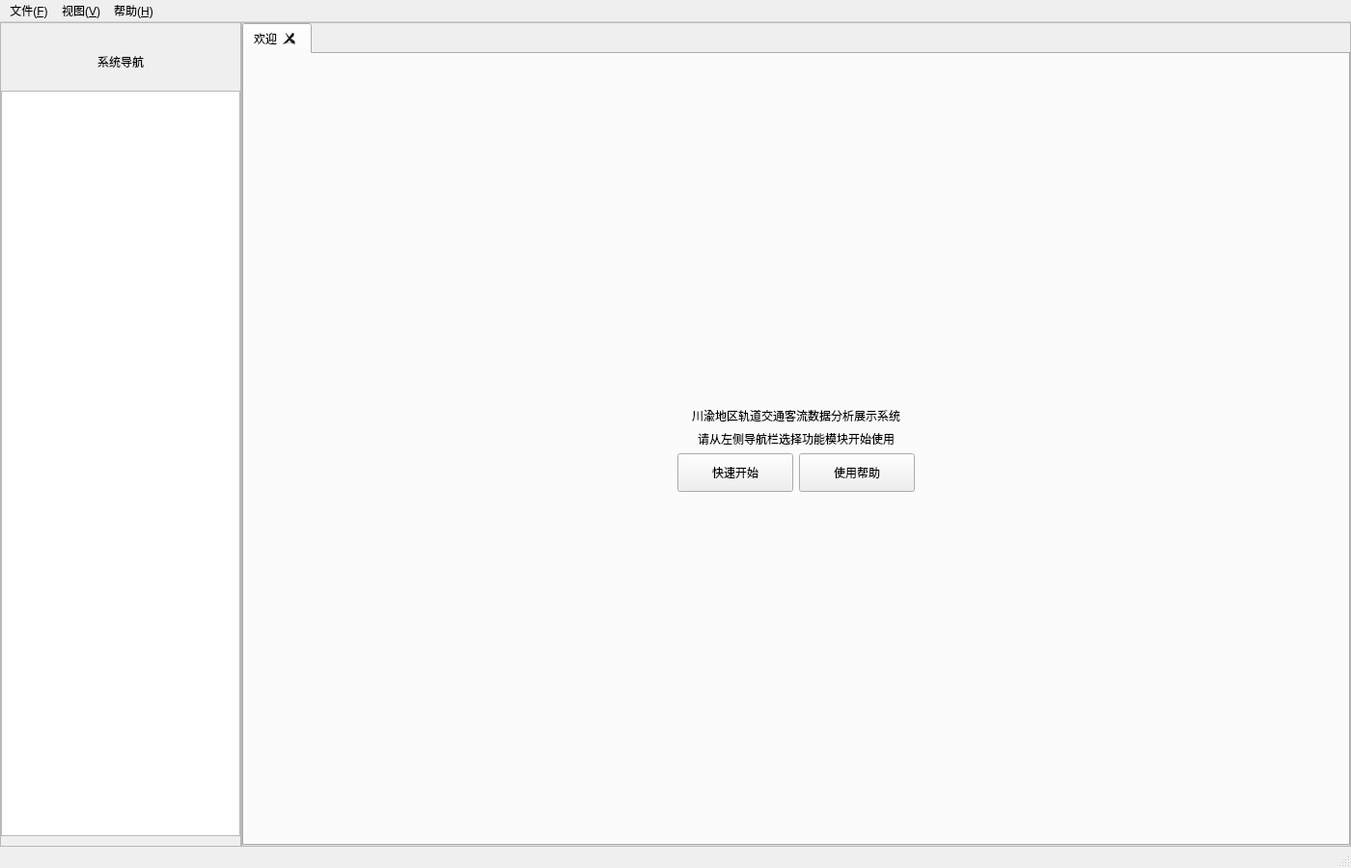
<?xml version="1.0" encoding="UTF-8"?>
<ui version="4.0">
 <class>MainWindow</class>
 <widget class="QMainWindow" name="MainWindow">
  <property name="geometry">
   <rect>
    <x>0</x>
    <y>0</y>
    <width>1400</width>
    <height>900</height>
   </rect>
  </property>
  <property name="windowTitle">
   <string>川渝地区轨道交通客流数据分析展示系统</string>
  </property>
  <widget class="QWidget" name="centralwidget">
   <layout class="QHBoxLayout" name="horizontalLayout">
    <property name="spacing">
     <number>0</number>
    </property>
    <property name="leftMargin">
     <number>0</number>
    </property>
    <property name="topMargin">
     <number>0</number>
    </property>
    <property name="rightMargin">
     <number>0</number>
    </property>
    <property name="bottomMargin">
     <number>0</number>
    </property>
    <item>
     <widget class="QFrame" name="leftFrame">
      <property name="minimumSize">
       <size>
        <width>250</width>
        <height>0</height>
       </size>
      </property>
      <property name="maximumSize">
       <size>
        <width>250</width>
        <height>16777215</height>
       </size>
      </property>
      <property name="frameShape">
       <enum>QFrame::StyledPanel</enum>
      </property>
      <property name="frameShadow">
       <enum>QFrame::Raised</enum>
      </property>
      <layout class="QVBoxLayout" name="leftVerticalLayout">
       <property name="spacing">
        <number>0</number>
       </property>
       <property name="leftMargin">
        <number>0</number>
       </property>
       <property name="topMargin">
        <number>10</number>
       </property>
       <property name="rightMargin">
        <number>0</number>
       </property>
       <property name="bottomMargin">
        <number>10</number>
       </property>
       <item>
        <widget class="QLabel" name="logoLabel">
         <property name="minimumSize">
          <size>
           <width>0</width>
           <height>60</height>
          </size>
         </property>
         <property name="text">
          <string>系统导航</string>
         </property>
         <property name="alignment">
          <set>Qt::AlignCenter</set>
         </property>
        </widget>
       </item>
       <item>
        <widget class="QTreeWidget" name="navigationTree">
         <property name="headerHidden">
          <bool>true</bool>
         </property>
         <property name="rootIsDecorated">
          <bool>true</bool>
         </property>
         <column>
          <property name="text">
           <string>功能模块</string>
          </property>
         </column>
        </widget>
       </item>
      </layout>
     </widget>
    </item>
    <item>
     <widget class="QFrame" name="rightFrame">
      <property name="frameShape">
       <enum>QFrame::StyledPanel</enum>
      </property>
      <property name="frameShadow">
       <enum>QFrame::Raised</enum>
      </property>
      <layout class="QVBoxLayout" name="rightVerticalLayout">
       <property name="spacing">
        <number>0</number>
       </property>
       <property name="leftMargin">
        <number>0</number>
       </property>
       <property name="topMargin">
        <number>0</number>
       </property>
       <property name="rightMargin">
        <number>0</number>
       </property>
       <property name="bottomMargin">
        <number>0</number>
       </property>
       <item>
        <widget class="QTabWidget" name="workTabWidget">
         <property name="tabPosition">
          <enum>QTabWidget::North</enum>
         </property>
         <property name="tabsClosable">
          <bool>true</bool>
         </property>
         <property name="movable">
          <bool>true</bool>
         </property>
         <widget class="QWidget" name="welcomeTab">
          <attribute name="title">
           <string>欢迎</string>
          </attribute>
          <layout class="QVBoxLayout" name="welcomeLayout">
           <item>
            <spacer name="welcomeTopSpacer">
             <property name="orientation">
              <enum>Qt::Vertical</enum>
             </property>
             <property name="sizeHint" stdset="0">
              <size>
               <width>20</width>
               <height>40</height>
              </size>
             </property>
            </spacer>
           </item>
           <item>
            <widget class="QLabel" name="welcomeTitle">
             <property name="text">
              <string>川渝地区轨道交通客流数据分析展示系统</string>
             </property>
             <property name="alignment">
              <set>Qt::AlignCenter</set>
             </property>
            </widget>
           </item>
           <item>
            <widget class="QLabel" name="welcomeSubTitle">
             <property name="text">
              <string>请从左侧导航栏选择功能模块开始使用</string>
             </property>
             <property name="alignment">
              <set>Qt::AlignCenter</set>
             </property>
            </widget>
           </item>
           <item>
            <layout class="QHBoxLayout" name="welcomeButtonLayout">
             <item>
              <spacer name="welcomeLeftSpacer">
               <property name="orientation">
                <enum>Qt::Horizontal</enum>
               </property>
               <property name="sizeHint" stdset="0">
                <size>
                 <width>40</width>
                 <height>20</height>
                </size>
               </property>
              </spacer>
             </item>
             <item>
              <widget class="QPushButton" name="quickStartButton">
               <property name="minimumSize">
                <size>
                 <width>120</width>
                 <height>40</height>
                </size>
               </property>
               <property name="text">
                <string>快速开始</string>
               </property>
              </widget>
             </item>
             <item>
              <widget class="QPushButton" name="helpButton">
               <property name="minimumSize">
                <size>
                 <width>120</width>
                 <height>40</height>
                </size>
               </property>
               <property name="text">
                <string>使用帮助</string>
               </property>
              </widget>
             </item>
             <item>
              <spacer name="welcomeRightSpacer">
               <property name="orientation">
                <enum>Qt::Horizontal</enum>
               </property>
               <property name="sizeHint" stdset="0">
                <size>
                 <width>40</width>
                 <height>20</height>
                </size>
               </property>
              </spacer>
             </item>
            </layout>
           </item>
           <item>
            <spacer name="welcomeBottomSpacer">
             <property name="orientation">
              <enum>Qt::Vertical</enum>
             </property>
             <property name="sizeHint" stdset="0">
              <size>
               <width>20</width>
               <height>40</height>
              </size>
             </property>
            </spacer>
           </item>
          </layout>
         </widget>
        </widget>
       </item>
      </layout>
     </widget>
    </item>
   </layout>
  </widget>
  <widget class="QMenuBar" name="menubar">
   <property name="geometry">
    <rect>
     <x>0</x>
     <y>0</y>
     <width>1400</width>
     <height>22</height>
    </rect>
   </property>
   <widget class="QMenu" name="menuFile">
    <property name="title">
     <string>文件(&amp;F)</string>
    </property>
    <addaction name="actionImport"/>
    <addaction name="actionExport"/>
    <addaction name="separator"/>
    <addaction name="actionExit"/>
   </widget>
   <widget class="QMenu" name="menuView">
    <property name="title">
     <string>视图(&amp;V)</string>
    </property>
    <addaction name="actionFullScreen"/>
    <addaction name="actionResetLayout"/>
   </widget>
   <widget class="QMenu" name="menuHelp">
    <property name="title">
     <string>帮助(&amp;H)</string>
    </property>
    <addaction name="actionAbout"/>
    <addaction name="actionHelp"/>
   </widget>
   <addaction name="menuFile"/>
   <addaction name="menuView"/>
   <addaction name="menuHelp"/>
  </widget>
  <widget class="QStatusBar" name="statusbar"/>
  <action name="actionImport">
   <property name="text">
    <string>导入数据</string>
   </property>
   <property name="shortcut">
    <string>Ctrl+I</string>
   </property>
  </action>
  <action name="actionExport">
   <property name="text">
    <string>导出数据</string>
   </property>
   <property name="shortcut">
    <string>Ctrl+E</string>
   </property>
  </action>
  <action name="actionExit">
   <property name="text">
    <string>退出</string>
   </property>
   <property name="shortcut">
    <string>Ctrl+Q</string>
   </property>
  </action>
  <action name="actionFullScreen">
   <property name="text">
    <string>全屏</string>
   </property>
   <property name="shortcut">
    <string>F11</string>
   </property>
  </action>
  <action name="actionResetLayout">
   <property name="text">
    <string>重置布局</string>
   </property>
  </action>
  <action name="actionAbout">
   <property name="text">
    <string>关于</string>
   </property>
  </action>
  <action name="actionHelp">
   <property name="text">
    <string>帮助</string>
   </property>
   <property name="shortcut">
    <string>F1</string>
   </property>
  </action>
 </widget>
 <resources/>
 <connections/>
</ui>
